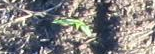
//> input picture data/section/plant.tiff, 155 x 54 px
$ ./color ../../../data/section/plant.tiff   (built with g++ and OpenCV 4)
//> lines starting //> are read from the running program, lines starting //| are printed output that depends on the picture; after the words box and inside, x2 and y2 are one past the last pixel; in counts of white or black regions, pixels touching at a corner belong together
#include <iostream>
#include <opencv2/highgui/highgui.hpp>
#include <opencv2/imgproc/imgproc.hpp>

using namespace cv;
using namespace std;

Mat imgOriginal, imgHSV, imgThresholded;

int iLowH = 0;
int iHighH = 179;

int iLowS = 0;
int iHighS = 255;

int iLowV = 0;
int iHighV = 255;


void threshold(int, void*){

    //Threshold the image
    inRange(imgHSV,
            Scalar(iLowH, iLowS, iLowV),
            Scalar(iHighH, iHighS, iHighV),
            imgThresholded);

    //morphological opening (remove small objects from the foreground)
    erode(imgThresholded, imgThresholded, getStructuringElement(MORPH_ELLIPSE, Size(5, 5)) );
    dilate(imgThresholded, imgThresholded, getStructuringElement(MORPH_ELLIPSE, Size(5, 5)) );

    //morphological closing (fill small holes in the foreground)
    dilate(imgThresholded, imgThresholded, getStructuringElement(MORPH_ELLIPSE, Size(5, 5)) );
    erode(imgThresholded, imgThresholded, getStructuringElement(MORPH_ELLIPSE, Size(5, 5)) );

    imshow("Thresholded Image", imgThresholded); //show the thresholded image

}

void save_callback(int state, void* userdata){
}

int main( int argc, char** argv ){

    /// Load an image
    imgOriginal = imread( argv[1], 1 );
//> imgOriginal is the input picture: 54 rows x 155 cols, CV_8UC3; mean B, G, R 126.3, 126.7, 129.3
    namedWindow("Control", CV_WINDOW_AUTOSIZE); //create a window called "Control"

        //Create trackbars in "Control" window

    //Hue (0 - 179)
    createTrackbar("LowH", "Control", &iLowH, 179, threshold);
//> slider 'LowH' is set to 35
    createTrackbar("HighH", "Control", &iHighH, 179, threshold);

    //Saturation (0 - 255)
    createTrackbar("LowS", "Control", &iLowS, 255, threshold);
//> slider 'LowS' is set to 51
    createTrackbar("HighS", "Control", &iHighS, 255, threshold);

    //Value (0 - 255)
    createTrackbar("LowV", "Control", &iLowV, 255, threshold);
//> slider 'LowV' is set to 51
    createTrackbar("HighV", "Control", &iHighV, 255, threshold);

    createButton( "Control", save_callback, NULL, CV_PUSH_BUTTON, 0);

    //Convert the captured frame from BGR to HSV
    cvtColor(imgOriginal, imgHSV, COLOR_BGR2HSV);
//> imgHSV: 54 rows x 155 cols, CV_8UC3; mean H, S, V 70.5, 42.8, 137.6
    imshow("Original", imgOriginal); //show the original image

    /// Wait until user finishes program
    for(;;){
        int c;
        c = waitKey( 20 );
//> in threshold, `inRange(imgHSV, Scalar(iLowH, iLowS, iLowV), Scalar(iHighH, iHighS, iH..`:
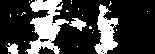
//> imgThresholded: 54 rows x 155 cols, CV_8UC1; 24.7% white; 24 white regions (20 under 20 px), largest, box (x1, y1, x2, y2) and area: (25, 0, 69, 54) 1169, (94, 4, 119, 54) 643, (69, 18, 87, 31) 118, (6, 43, 19, 54) 90
//> in threshold, `erode(imgThresholded, imgThresholded, getStructuringElement(MORPH_ELLI..`:
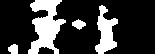
//> imgThresholded: 54 rows x 155 cols, CV_8UC1; 22.8% white; 4 white regions, box (x1, y1, x2, y2) and area: (28, 0, 66, 54) 1132, (95, 5, 118, 54) 605, (72, 19, 86, 30) 92, (8, 44, 18, 54) 81
//> the Esc key is pressed
        if( (char)c == 27 ){ break; }
    }
    return 0;

}
